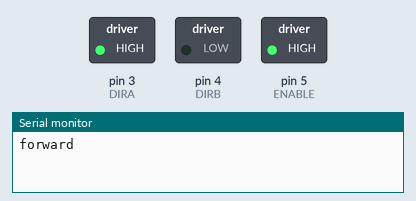
This sketch was run on a simulated Arduino Uno, built with avr-gcc and run on an emulated ATmega328P. On the bench: switched loads named in the sketch (green lamp = pin HIGH), the last lines printed to the serial monitor.

Above: at 2.5 s.
At 7.5 s:
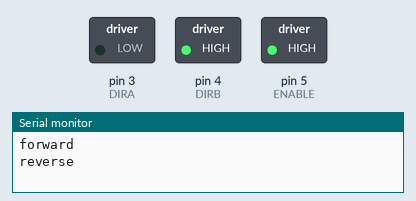
Timing chart, 0 to 11.5 s (numbered marks = the images above):
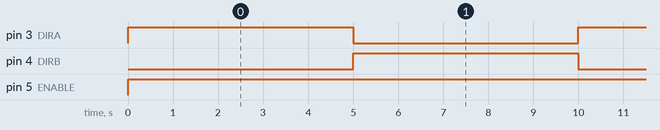

Measured:
- by itself, pin 3 (DIRA), pin 4 (DIRB): alternates HIGH for 5.0 s and LOW for 5.0 s
- by itself, pin 5 (ENABLE): LOW → HIGH at 0.00 s

The sketch:

dc_motor.ino
```cpp
#define ENABLE 5
#define DIRA 3
#define DIRB 4

void setup() {
  pinMode(ENABLE, OUTPUT);
  pinMode(DIRA, OUTPUT);
  pinMode(DIRB, OUTPUT);
  Serial.begin(9600);
}

void loop() {
  Serial.println("forward");
  analogWrite(ENABLE, 255);
  digitalWrite(DIRA, HIGH);
  digitalWrite(DIRB, LOW);
  delay(5000);
  //analogWrite(ENABLE, LOW);
  //delay(2000);
  Serial.println("reverse");
  digitalWrite(DIRA, LOW);
  digitalWrite(DIRB, HIGH);
  //analogWrite(ENABLE, 255);
  delay(5000);
  //analogWrite(ENABLE, LOW);
}
```
